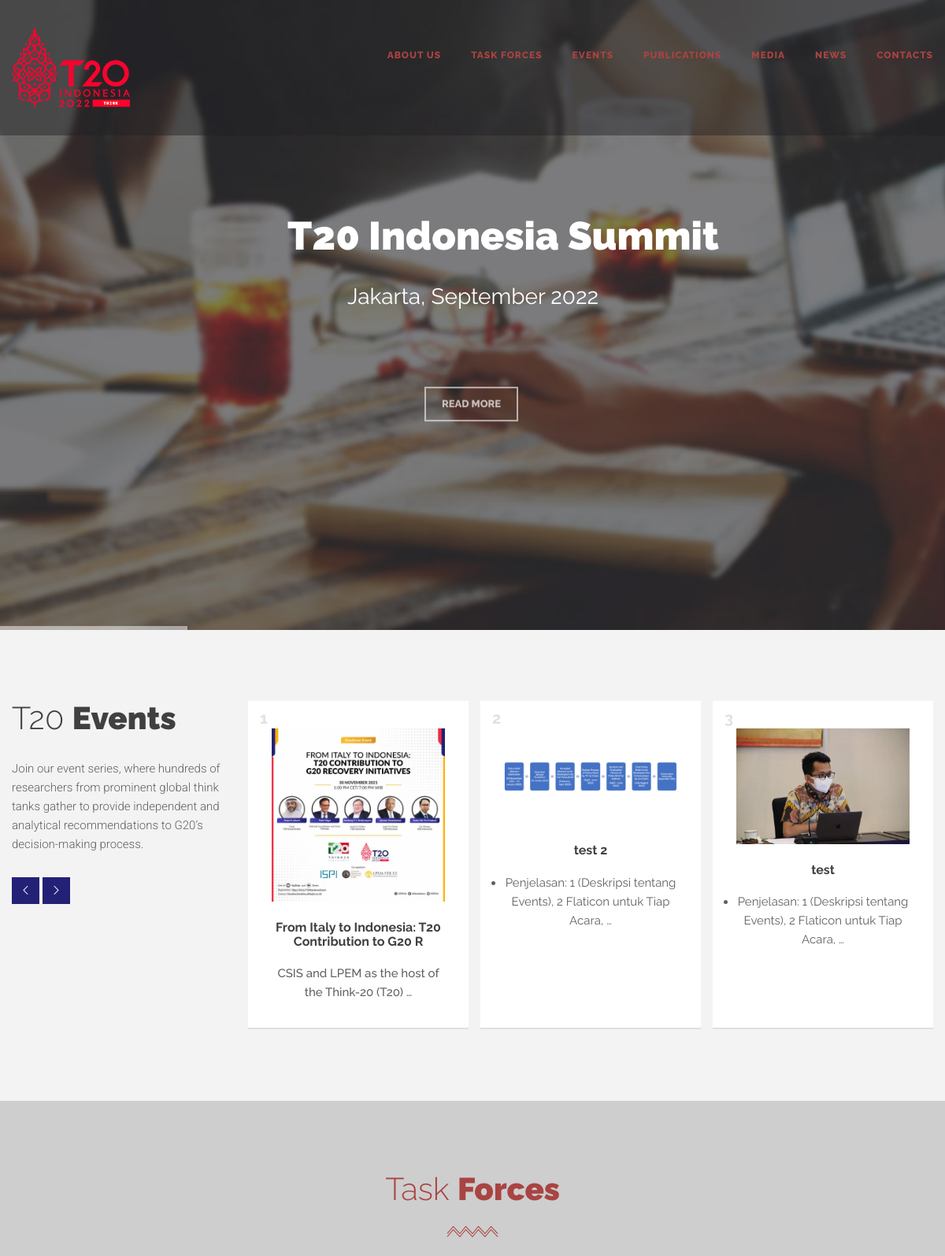
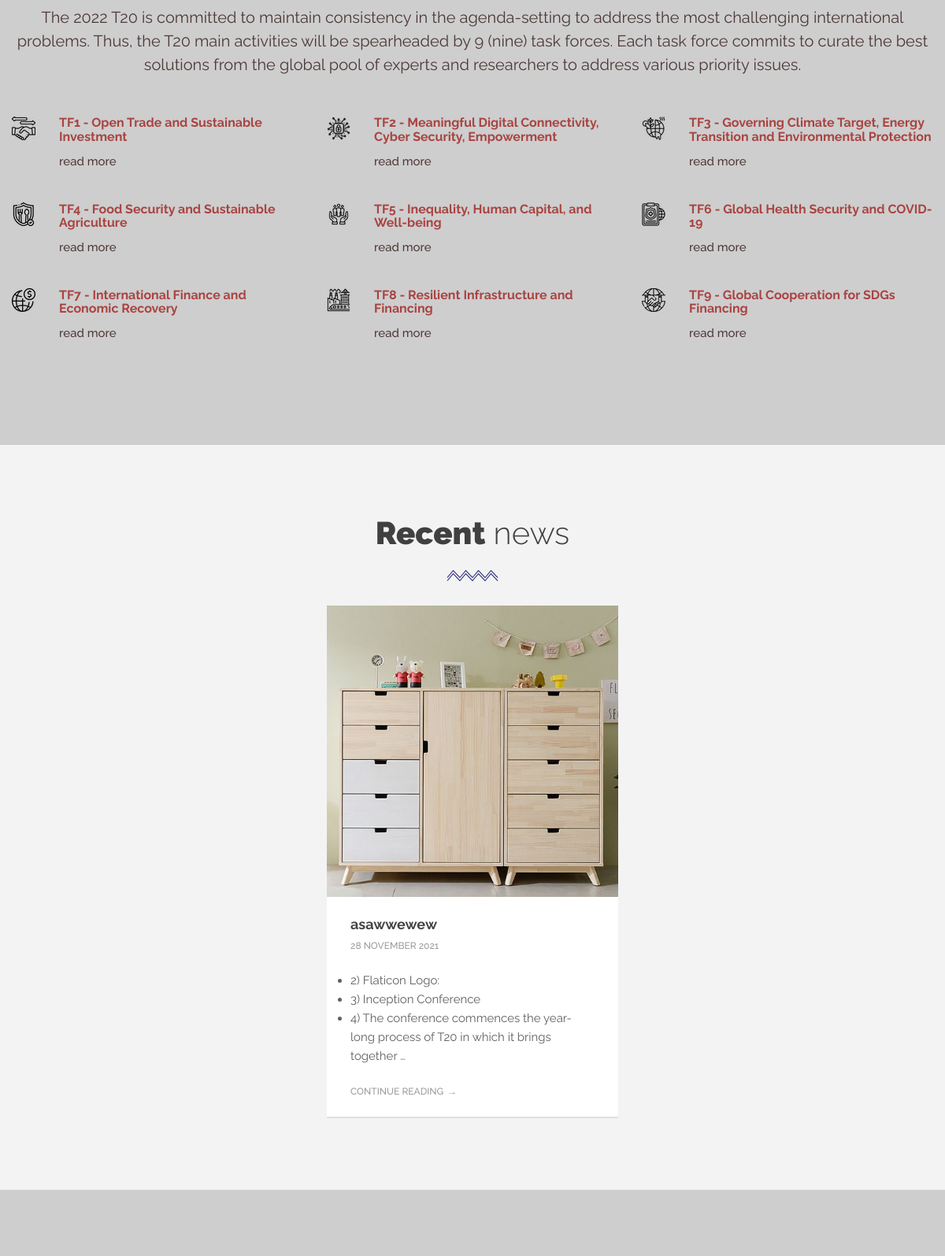
The page / (upper part) on the database its author committed (2 pictures, top to bottom).
### web/models.py (models this page shows, shortened)
class event(models.Model):
    judul = models.CharField(max_length=50)
    slug = models.SlugField(default='', editable=False, max_length=140)
    mulai = models.DateTimeField()
    selesai = models.DateTimeField(blank=True)
    description = HTMLField()
    gambar = ThumbnailerImageField(upload_to='photos', blank=True)
    link_video = models.URLField(blank=True)
    link_pendaftaran = models.URLField(blank=True)
    keterangan = models.TextField(blank=True)
    created_at = models.DateTimeField(auto_now_add=True)
    updated_at = models.DateTimeField(auto_now=True)
    publish = models.BooleanField(default=False)
    class Meta:
        verbose_name = ("Event")
        verbose_name_plural = ("Events")

class berita(models.Model):
    judul = models.CharField(max_length=50)
    slug = models.SlugField(default='', editable=False, max_length=140)
    created_at = models.DateTimeField(auto_now_add=True)
    updated_at = models.DateTimeField(auto_now=True)
    description = HTMLField()
    image = ThumbnailerImageField(upload_to='berita', blank=True)
    link_video = models.URLField(blank=True)
    dokumen = models.FileField(upload_to = 'berita/', blank=True)
    keterangan = models.TextField(blank=True)
    publish = models.BooleanField(default=False)
    class Meta:
        verbose_name = ("News")
        verbose_name_plural = ("News")
    @property
    def mli(self):
        return self.created_at.strftime('%d %B %Y')

### web/views.py (the view)
def home(request):
    Events = event.objects.all().order_by('-mulai').distinct()[:4]
    News = berita.objects.filter(publish=True)
    context = {
        "events": Events,
        "Berita": News,
    }
    return render(request, "index.html", context)

### templates/index.html (shortened to what this page needs)
{% extends "base.html" %}
{% load static %}
{% load thumbnail %}
{% block content %}
    <div class="light-wrapper">
      <div class="tp-fullscreen-container revolution">
        <div class="tp-fullscreen">
          <ul>
            <li data-transition="fade"> <img src="{% static 'web/images/art/rs1.jpg' %}"  alt="" data-bgposition="center top" data-bgfit="cover" data-bgrepeat="no-repeat" />
              <div class="tp-caption main-title sfl" data-x="350" data-y="263" data-speed="600" data-start="500" data-endspeed="100" data-easing="Sine.easeOut"> <strong>T20 Indonesia Summit</strong></div>
              <div class="tp-caption lead sfl text-center" data-x="center" data-y="337" data-speed="600" data-start="1500" data-endspeed="100" data-easing="Sine.easeOut">Jakarta, September 2022</div>
              <div class="tp-caption sfb" data-x="center" data-y="450" data-speed="600" data-start="2500" data-easing="Sine.easeOut"  data-endspeed="100"><a href="{% url 'events' %}" class="btn btn-border">Read More</a></div>
            </li>
          </ul>
          <div class="tp-bannertimer tp-bottom"></div>
        </div>
      </div>
    </div>
    <div class="dark-wrapper">
      <div class="container inner">
        <div class="row">
          <div class="col-sm-4 col-md-3">
            <h3 class="main-title">T20 <strong>Events</strong></h3>
            <p class="ft-roboto ft-300">Join our event series, where hundreds of researchers from prominent global think tanks gather to provide independent and analytical recommendations to G20’s decision-making process.</p>
            <div class="divide10"></div>
            <div class="nav-outside owl-nav"></div>
          </div>
          <div class="col-sm-8 col-md-9">
            <div class="carousel-wrapper wow fadeIn" data-wow-duration="1s" data-wow-delay="0.3s">
              <div class="carousel carousel-boxed2 steps2">
                {% for A in events %}
                <div class="item boxevent">
                  <div class="steps-item box text-center"><span class="number"></span>
                    <div> <img src="{{ A.gambar | thumbnail_url:'avatar'  }}" data-src="{{ A.gambar | thumbnail_url:'avatar'}}" data-ret="{{ A.gambar | thumbnail_url:'retina'}}" class="retina" alt="" /> </div>
                    <br><h4>{{A.judul}}</h4>
                    <p class="ft-roboto ft-300">{{ A.description | safe|truncatewords_html:10}}</p>
                  </div>
                </div>
                {% endfor A %}
                <div class="item boxevent">
                  <div class="steps-item box text-center">
                    <h4 style="padding: 180px 0;"><a href="">Read More ...</h4>
                  </div>
                </div>
              </div>
            </div>
          </div>
        </div>
      </div>
    </div>
    <div class="inverse-wrapper">
      <div class="container inner">
        <h3 class="main-title text-center">Task <strong>Forces</strong></h3>
        <p class="lead text-center">The 2022 T20 is committed to maintain consistency in the agenda-setting to address the most challenging international problems. Thus, the T20 main activities will be spearheaded by 9 (nine) task forces. Each task force commits to curate the best solutions from the global pool of experts and researchers to address various priority issues.</p>
        <div class="divide30"></div>
        <div class="row wow fadeIn" data-wow-duration="1s" data-wow-delay="0.3s">
          <div class="col-sm-4">
            <div class="feature">
              <div class="icon"> <img src="{% static 'web/images/icons/1x/TF1.png' %}"> </div>
              <h4>TF1 - Open Trade and Sustainable Investment</h4>
              <p>read more</p>
            </div>
          </div>
          <div class="col-sm-4">
            <div class="feature">
              <div class="icon"> <img src="{% static 'web/images/icons/1x/TF2.png' %}"> </div>
              <h4>TF2 - Meaningful Digital Connectivity, Cyber Security, Empowerment</h4>
              <p>read more</p>
            </div>
          </div>
          <div class="col-sm-4">
            <div class="feature">
              <div class="icon"> <img src="{% static 'web/images/icons/1x/TF3.png' %}"> </div>
              <h4>TF3 - Governing Climate Target, Energy Transition and Environmental Protection</h4>
              <p>read more</p>
            </div>
          </div>
        </div>
        <div class="row wow fadeIn" data-wow-duration="1s" data-wow-delay="0.6s">
          <div class="col-sm-4">
            <div class="feature">
              <div class="icon"> <img src="{% static 'web/images/icons/1x/TF4.png' %}"> </div>
              <h4>TF4 - Food Security and Sustainable Agriculture</h4>
              <p>read more</p>
            </div>
          </div>
          <div class="col-sm-4">
            <div class="feature">
              <div class="icon"> <img src="{% static 'web/images/icons/1x/TF5.png' %}"> </div>
              <h4>TF5 - Inequality, Human Capital, and Well-being</h4>
              <p>read more</p>
            </div>
          </div>
          <div class="col-sm-4">
            <div class="feature">
              <div class="icon"> <img src="{% static 'web/images/icons/1x/TF6.png' %}"> </div>
              <h4>TF6 - Global Health Security and COVID-19</h4>
              <p>read more</p>
            </div>
          </div>
        </div>
        <div class="row wow fadeIn" data-wow-duration="1s" data-wow-delay="0.9s">
          <div class="col-sm-4">
            <div class="feature">
              <div class="icon"> <img src="{% static 'web/images/icons/1x/TF7.png' %}"> </div>
              <h4>TF7 - International Finance and Economic Recovery</h4>
              <p>read more</p>
            </div>
          </div>
          <div class="col-sm-4">
            <div class="feature">
              <div class="icon"> <img src="{% static 'web/images/icons/1x/TF8.png' %}"> </div>
              <h4>TF8 - Resilient Infrastructure and Financing</h4>
              <p>read more</p>
            </div>
          </div>
          <div class="col-sm-4">
            <div class="feature">
              <div class="icon"> <img src="{% static 'web/images/icons/1x/TF9.png' %}"> </div>
              <h4>TF9 - Global Cooperation for SDGs Financing</h4>
              <p>read more</p>
            </div>
          </div>
        </div>
      </div>
    </div>
   <div class="dark-wrapper">
    <div class="container inner">
      <h3 class="main-title text-center"><strong>Recent</strong> news</h3>
      <div class="carousel-wrapper wow fadeIn" data-wow-duration="1s" data-wow-delay="0.3s">
        <div class="carousel carousel-boxed blog">
        {% for B in Berita %}
          <div class="item">
            <figure><img src="{{ B.image | thumbnail_url:'news' }}" alt="" /></figure>
            <div class="box">
              <h3 class="post-title"><a href="blog-post.html">{{B.judul}}</a></h3>
              <div class="meta"><span class="date">{{B.mli}}</span></div>
              <p>{{B.description|safe|truncatewords_html:20}}</p>
              <a href="blog-post.html" class="more">Continue Reading</a> </div>
          </div>
        {% endfor B %}
        </div>
      </div>
    </div>
  </div>
{% endblock content %}

### static/web/css/color/blue.css (style rules this page uses)
a { color: #232176; }
.main-title.text-center:after { color: #232176; }
.btn, .vanilla-form label.custom-select span { background: #232176; }
.feature .icon { color: #232176; }

### rows shown on the page
event: gambar|thumbnail_url (picture), judul "From Italy to Indonesia: T20 Contribution to G20 R", description "CSIS and LPEM as the host of the Think-20 (T20) …"
event: gambar|thumbnail_url (picture), judul "test 2", description "Penjelasan: 1 (Deskripsi tentang Events), 2 Flaticon untuk Tiap Acara, …"
event: gambar|thumbnail_url (picture), judul "test", description "Penjelasan: 1 (Deskripsi tentang Events), 2 Flaticon untuk Tiap Acara, …"
berita: image|thumbnail_url (picture), judul "asawwewew", mli "28 NOVEMBER 2021", description "2) Flaticon Logo: 3) Inception Conference 4) The conference commences the year-long process of T20 in which it brings together …"
